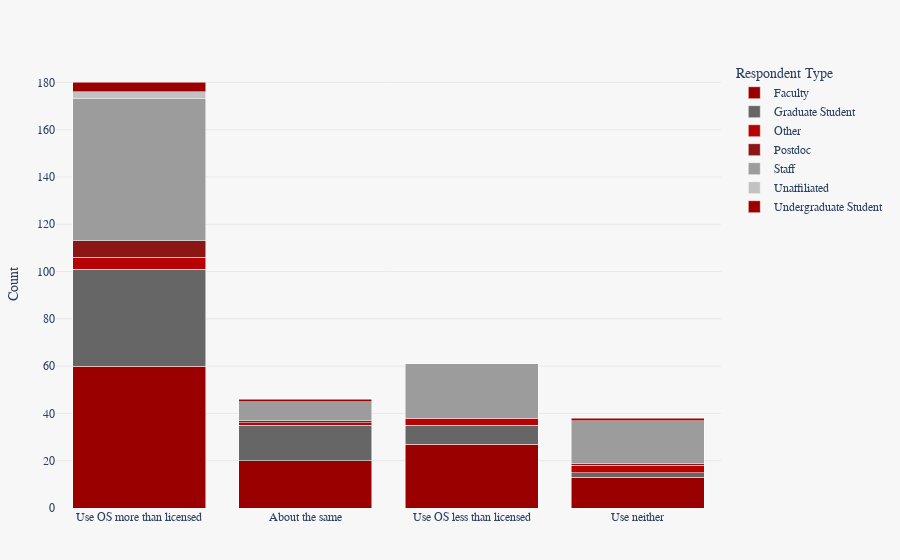

The notebook cell this image was saved under:
### Markdown cell above
```{raw} html
:file: _static/licensed_tools.html
```

## Usage of Open Source Tools vs. Licensed Tools

Additionally, we asked respondents if they use open-source tools more than, as much as, or less than the licensed software provided by the university.

### Code cell
# Clean and categorize usage comparison responses
usage_mapping = {
    'I use open source software much more than the licensed software in CSL': 'Use OS more than licensed',
    'I use open source software much less than the licensed software in CSL': 'Use OS less than licensed', 
    'I use open source software about the same as the licensed software in CSL': 'About the same',
    'N/A, I don\'t use either': 'Use neither'
}

usage_order = [
    'Use OS more than licensed',
    'About the same',
    'Use OS less than licensed', 
    'Use neither'
]

df_u1 = (
    df.assign(
        QID4=df["QID4"].map(fill_unaffiliated),
        QID40_clean=df["QID40"].map(lambda x: usage_mapping.get(x, x)),
        QID40_clean_cat=pd.Categorical(
            df["QID40"].map(lambda x: usage_mapping.get(x, x)), 
            categories=usage_order, 
            ordered=True
        )
    )
    .rename(columns={"QID4": "Respondent Type"})
)

u1_df = (
    df_u1.groupby(["QID40_clean_cat", "Respondent Type"], 
            observed=True, dropna=False)
         .size()
         .reset_index(name="Count")
)

fig6 = px.bar(
    u1_df,
    x="QID40_clean_cat",
    y="Count",
    color="Respondent Type",   # <- will use template colorway
    barmode="stack",
    category_orders={"QID40_clean_cat": usage_order}  # keep your order
)
fig6.update_layout(
    xaxis_title=""
)
fig6.show()
fig6.write_html('_static/usage_comparison.html', full_html=False, include_plotlyjs='cdn')

### Figure 1 — Plotly figure (JSON) as saved in the notebook; plotly's stock layout.template omitted (floating-point values rounded to 4 significant figures)
{"data": [{"hovertemplate": "Respondent Type=Faculty<br>QID40_clean_cat=%{x}<br>Count=%{y}<extra></extra>", "legendgroup": "Faculty", "marker": {"color": "#9B0000", "pattern": {"shape": ""}}, "name": "Faculty", "orientation": "v", "showlegend": true, "textposition": "auto", "type": "bar", "x": ["Use OS more than licensed", "About the same", "Use OS less than licensed", "Use neither"], "xaxis": "x", "y": [60, 20, 27, 13], "yaxis": "y"}, {"hovertemplate": "Respondent Type=Graduate Student<br>QID40_clean_cat=%{x}<br>Count=%{y}<extra></extra>", "legendgroup": "Graduate Student", "marker": {"color": "#666666", "pattern": {"shape": ""}}, "name": "Graduate Student", "orientation": "v", "showlegend": true, "textposition": "auto", "type": "bar", "x": ["Use OS more than licensed", "About the same", "Use OS less than licensed", "Use neither"], "xaxis": "x", "y": [41, 15, 8, 2], "yaxis": "y"}, {"hovertemplate": "Respondent Type=Other<br>QID40_clean_cat=%{x}<br>Count=%{y}<extra></extra>", "legendgroup": "Other", "marker": {"color": "#B60205", "pattern": {"shape": ""}}, "name": "Other", "orientation": "v", "showlegend": true, "textposition": "auto", "type": "bar", "x": ["Use OS more than licensed", "About the same", "Use OS less than licensed", "Use neither"], "xaxis": "x", "y": [5, 1, 3, 3], "yaxis": "y"}, {"hovertemplate": "Respondent Type=Postdoc<br>QID40_clean_cat=%{x}<br>Count=%{y}<extra></extra>", "legendgroup": "Postdoc", "marker": {"color": "#8c1515", "pattern": {"shape": ""}}, "name": "Postdoc", "orientation": "v", "showlegend": true, "textposition": "auto", "type": "bar", "x": ["Use OS more than licensed", "About the same", "Use neither"], "xaxis": "x", "y": [7, 1, 1], "yaxis": "y"}, {"hovertemplate": "Respondent Type=Staff<br>QID40_clean_cat=%{x}<br>Count=%{y}<extra></extra>", "legendgroup": "Staff", "marker": {"color": "#9c9c9c", "pattern": {"shape": ""}}, "name": "Staff", "orientation": "v", "showlegend": true, "textposition": "auto", "type": "bar", "x": ["Use OS more than licensed", "About the same", "Use OS less than licensed", "Use neither"], "xaxis": "x", "y": [60, 8, 23, 18], "yaxis": "y"}, {"hovertemplate": "Respondent Type=Unaffiliated<br>QID40_clean_cat=%{x}<br>Count=%{y}<extra></extra>", "legendgroup": "Unaffiliated", "marker": {"color": "#c2c2c2", "pattern": {"shape": ""}}, "name": "Unaffiliated", "orientation": "v", "showlegend": true, "textposition": "auto", "type": "bar", "x": ["Use OS more than licensed"], "xaxis": "x", "y": [3], "yaxis": "y"}, {"hovertemplate": "Respondent Type=Undergraduate Student<br>QID40_clean_cat=%{x}<br>Count=%{y}<extra></extra>", "legendgroup": "Undergraduate Student", "marker": {"color": "#9B0000", "pattern": {"shape": ""}}, "name": "Undergraduate Student", "orientation": "v", "showlegend": true, "textposition": "auto", "type": "bar", "x": ["Use OS more than licensed", "About the same", "Use neither"], "xaxis": "x", "y": [4, 1, 1], "yaxis": "y"}], "layout": {"barmode": "stack", "legend": {"title": {"text": "Respondent Type"}, "tracegroupgap": 0}, "xaxis": {"anchor": "y", "categoryarray": ["Use OS more than licensed", "About the same", "Use OS less than licensed", "Use neither"], "categoryorder": "array", "domain": [0.0, 1.0], "title": {"text": ""}}, "yaxis": {"anchor": "x", "domain": [0.0, 1.0], "title": {"text": "Count"}}}}
